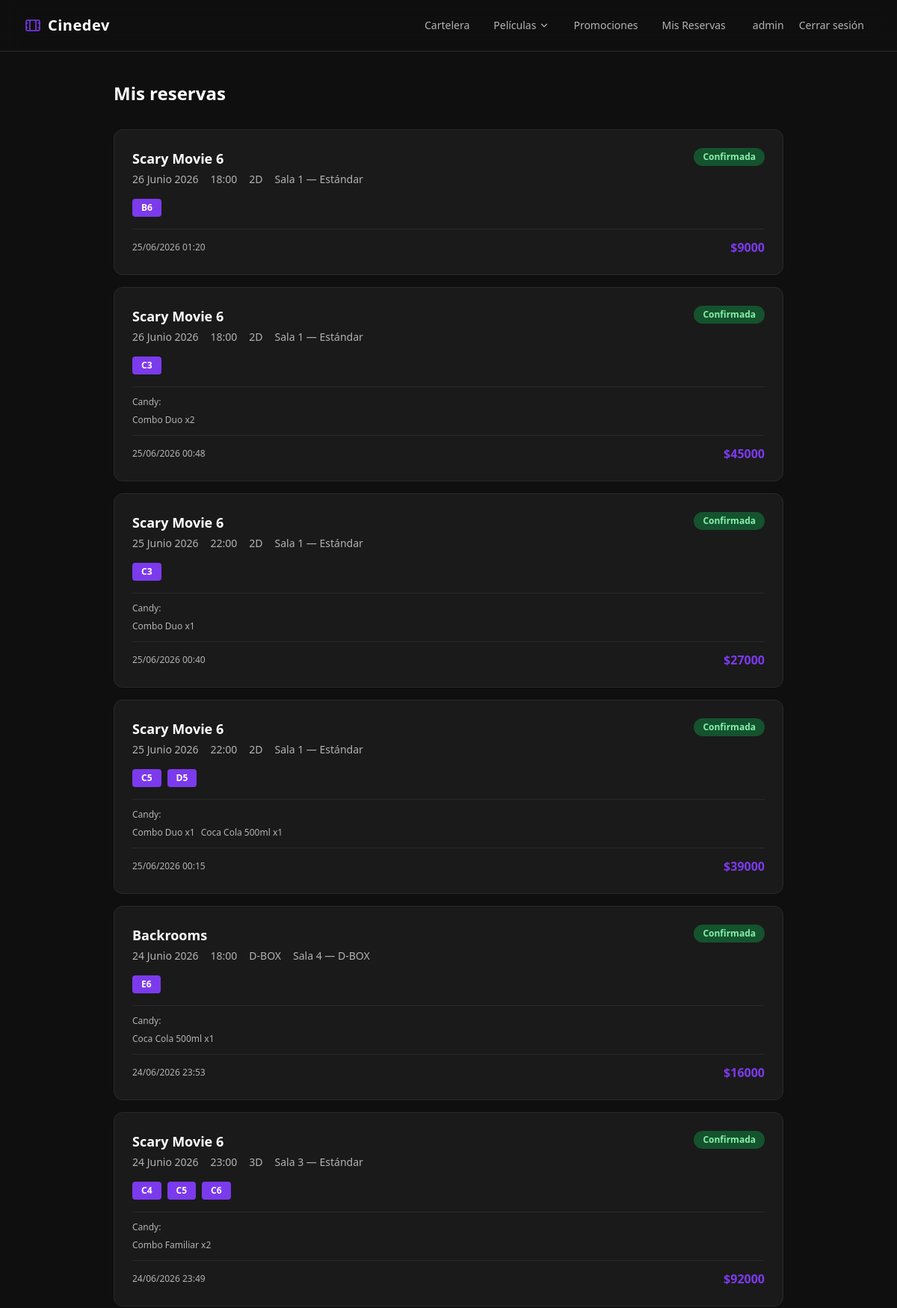
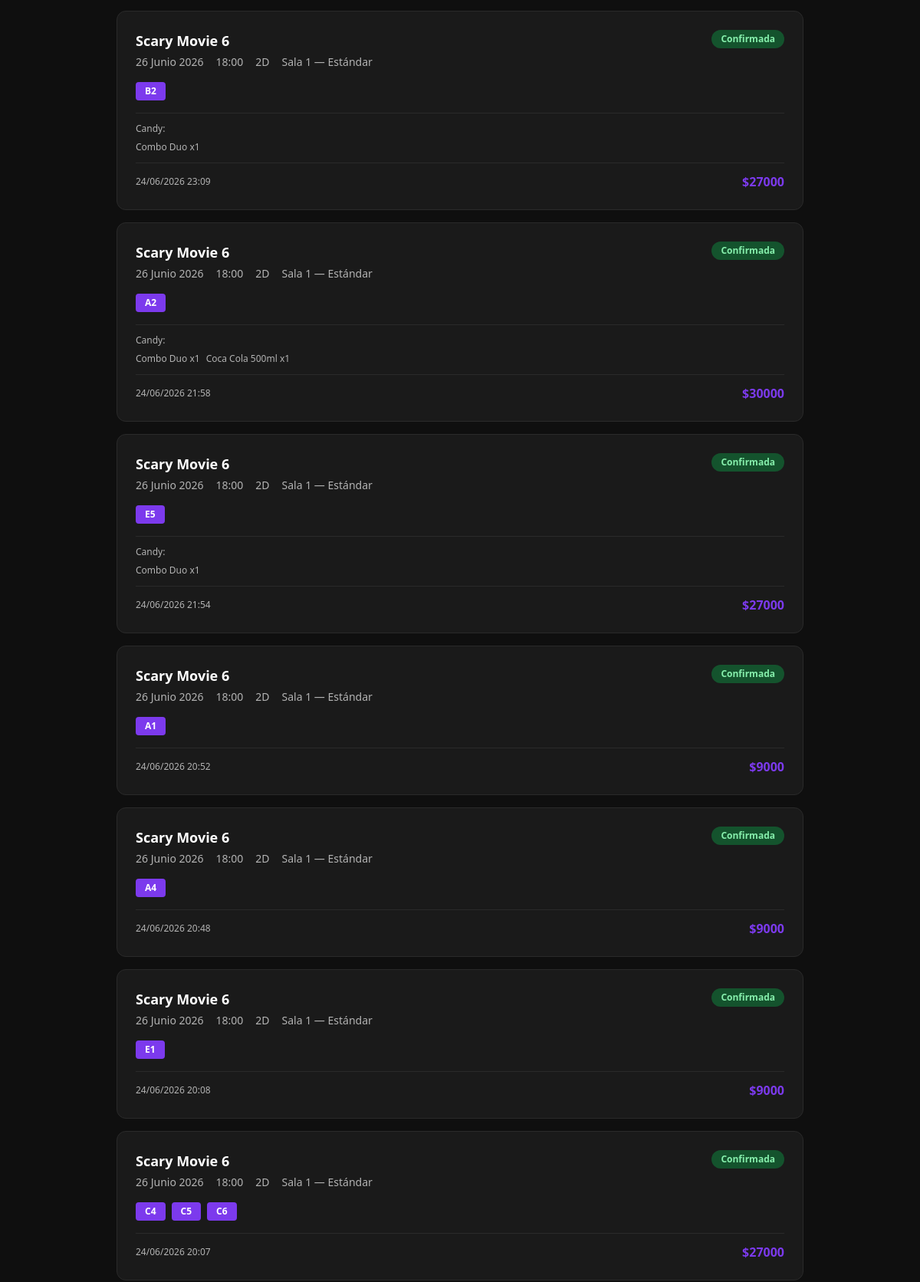
/reservas/mis-reservas/ (signed in, upper part), run on the app's committed database (2 pictures, top to bottom).
### usuarios/models.py (models this page shows, shortened)
class Usuario(AbstractUser):
    telefono = models.CharField(max_length=20, blank=True)
    fecha_nacimiento = models.DateField(null=True, blank=True)

### reservas/models.py (models this page shows, shortened)
class Reserva(models.Model):
    ESTADOS = [
        ('pendiente', 'Pendiente'),
        ('confirmada', 'Confirmada'),
        ('cancelada', 'Cancelada'),
    ]
    usuario = models.ForeignKey(settings.AUTH_USER_MODEL, on_delete=models.CASCADE, related_name='reservas')
    funcion = models.ForeignKey(Funcion, on_delete=models.CASCADE, related_name='reservas')
    cantidad_entradas = models.PositiveIntegerField(default=1)
    asientos = models.ManyToManyField(Asiento, blank=True)
    productos = models.ManyToManyField(Producto, through='ReservaProducto', blank=True)
    estado = models.CharField(max_length=20, choices=ESTADOS, default='pendiente')
    fecha_creacion = models.DateTimeField(auto_now_add=True)
    def total(self):
        total_entradas = self.funcion.precio * self.cantidad_entradas
        total_candy = sum(rp.producto.precio * rp.cantidad for rp in self.reservaproducto_set.all())
        return total_entradas + total_candy

class ReservaProducto(models.Model):
    reserva = models.ForeignKey(Reserva, on_delete=models.CASCADE)
    producto = models.ForeignKey(Producto, on_delete=models.CASCADE)
    cantidad = models.PositiveIntegerField(default=1)

### funciones/models.py (models this page shows, shortened)
class Funcion(models.Model):
    FORMATOS = [
        ('2d', '2D'),
        ('3d', '3D'),
        ('4d', '4D'),
        ('imax', 'IMAX'),
        ('dbox', 'D-BOX'),
    ]
    pelicula = models.ForeignKey(Pelicula, on_delete=models.CASCADE, related_name='funciones')
    sala = models.ForeignKey(Sala, on_delete=models.CASCADE, related_name='funciones')
    formato = models.CharField(max_length=10, choices=FORMATOS, default='2d')
    fecha = models.DateField()
    hora = models.TimeField()
    precio = models.PositiveIntegerField()
    class Meta:
        ordering = ['fecha', 'hora']

### peliculas/models.py (models this page shows, shortened)
class Pelicula(models.Model):
    GENEROS = [
        ('accion', 'Acción'),
        ('comedia', 'Comedia'),
        ('drama', 'Drama'),
        ('terror', 'Terror'),
        ('animacion', 'Animación'),
        ('ciencia_ficcion', 'Ciencia Ficción'),
    ]
    FORMATOS = [
        ('2d', '2D'),
        ('3d', '3D'),
        ('4d', '4D'),
        ('imax', 'IMAX'),
        ('dbox', 'D-BOX'),
    ]
    titulo = models.CharField(max_length=200)
    genero = models.CharField(max_length=50, choices=GENEROS)
    duracion = models.PositiveIntegerField(help_text='Duración en minutos')
    sinopsis = models.TextField()
    imagen = models.ImageField(upload_to='peliculas/')
    trailer_url = models.URLField(blank=True)
    en_cartelera = models.BooleanField(default=True)
    fecha_estreno = models.DateField()
    formatos = MultiSelectField(choices=FORMATOS, blank=True)

### salas/models.py (models this page shows, shortened)
class Sala(models.Model):
    TIPOS = [
        ('estandar', 'Estándar'),
        ('4d', '4D'),
        ('imax', 'IMAX'),
        ('dbox', 'D-BOX'),
        ('premium', 'Premium'),
    ]
    numero = models.PositiveIntegerField(unique=True)
    nombre = models.CharField(max_length=100, blank=True, help_text='Ej: Sala IMAX 1')
    tipo = models.CharField(max_length=50, choices=TIPOS, default='estandar')
    capacidad = models.PositiveIntegerField(editable=False, default=0)
    filas = models.PositiveIntegerField(default=5)
    columnas = models.PositiveIntegerField(default=10)
    def __str__(self):
        return f'Sala {self.numero} — {self.get_tipo_display()}'

class Asiento(models.Model):
    sala = models.ForeignKey(Sala, on_delete=models.CASCADE, related_name='asientos')
    fila = models.CharField(max_length=5, help_text='Ej: A, B, C')
    numero = models.PositiveIntegerField()
    class Meta:
        unique_together = ('sala', 'fila', 'numero')
        ordering = ['fila', 'numero']

### candy/models.py (models this page shows, shortened)
class Producto(models.Model):
    CATEGORIAS = [
        ('pochoclos', 'Pochoclos'),
        ('bebidas', 'Bebidas'),
        ('combos', 'Combos'),
        ('golosinas', 'Golosinas'),
        ('otros', 'Otros'),
    ]
    nombre = models.CharField(max_length=200)
    descripcion = models.TextField(blank=True)
    categoria = models.CharField(max_length=50, choices=CATEGORIAS)
    precio = models.PositiveIntegerField()
    imagen = models.ImageField(upload_to='candy/', blank=True)
    en_stock = models.BooleanField(default=True)

### reservas/views.py (the view)
# urls.py: path('mis-reservas/', views.mis_reservas, name='mis_reservas'),
@login_required
def mis_reservas(request):
    reservas = Reserva.objects.filter(usuario=request.user).order_by('-fecha_creacion')
    return render(request, 'reservas/mis_reservas.html', {'reservas': reservas})

### config/context_processors.py (called while the page is built)
def year_context(request):
    return {'year': datetime.now().year}

def cine_context(request):
    return {
        'nombre_cine': 'Cinedev',
        'peliculas_cartelera': Pelicula.objects.filter(en_cartelera=True)[:5],
    }

### templates/reservas/mis_reservas.html (shortened to what this page needs)
{% extends 'base.html' %}
{% block contenido %}
<div class="max-w-4xl mx-auto">
    <h1 class="text-texto font-semibold text-2xl mb-8">Mis reservas</h1>
    {% if reservas %}
    {% for reserva in reservas %}
    <div class="bg-card border border-borde rounded-xl p-6 mb-4 hover:border-primary transition-colors">
        <div class="flex items-start justify-between mb-4">
            <div>
                <h2 class="text-texto font-semibold text-lg">{{ reserva.funcion.pelicula.titulo }}</h2>
                <div class="flex gap-4 text-texto-sec text-sm mt-1">
                    <span>{{ reserva.funcion.fecha }}</span>
                    <span>{{ reserva.funcion.hora|time:"H:i" }}</span>
                    <span>{{ reserva.funcion.get_formato_display }}</span>
                    <span>{{ reserva.funcion.sala }}</span>
                </div>
            </div>
            <span class="text-xs font-semibold px-3 py-1 rounded-full
                    {% if reserva.estado == 'confirmada' %}bg-green-900 text-green-300
                    {% elif reserva.estado == 'pendiente' %}bg-yellow-900 text-yellow-300
                    {% else %}bg-red-900 text-red-300{% endif %}">
                {{ reserva.get_estado_display }}
            </span>
        </div>
        <div class="flex flex-wrap gap-2 mb-4">
            {% for asiento in reserva.asientos.all %}
            <span class="bg-primary text-texto text-xs font-semibold px-3 py-1 rounded">
                {{ asiento.fila }}{{ asiento.numero }}
            </span>
            {% endfor %}
        </div>
        {% if reserva.reservaproducto_set.all %}
        <div class="border-t border-borde pt-3 mb-3">
            <p class="text-texto-sec text-xs mb-2">Candy:</p>
            <div class="flex flex-wrap gap-2">
                {% for rp in reserva.reservaproducto_set.all %}
                <span class="text-texto-sec text-xs">{{ rp.producto.nombre }} x{{ rp.cantidad }}</span>
                {% endfor %}
            </div>
        </div>
        {% endif %}
        <div class="flex justify-between items-center border-t border-borde pt-3">
            <span class="text-texto-sec text-xs">{{ reserva.fecha_creacion|date:"d/m/Y H:i" }}</span>
            <span class="text-primary font-semibold">${{ reserva.total }}</span>
        </div>
    </div>
    {% endfor %}
    {% endif %}
</div>
{% endblock %}

### templates/base.html (shortened to what this page needs)
<!DOCTYPE html>
<html lang="es">
<head>
    <script src="https://cdn.tailwindcss.com"></script>
</head>
<body class="bg-background text-texto min-h-screen">
    <nav
        class="sticky top-0 z-50 bg-background/80 backdrop-blur-md border-b border-borde px-8 py-4 flex items-center justify-between">
        <a href="{% url 'home' %}" class="flex items-center gap-2 group">
            <span
                class="text-texto font-semibold text-xl tracking-wide group-hover:text-primary-hover transition-colors">
                {{ nombre_cine }}
            </span>
        </a>
        <div class="hidden peer-checked:flex md:flex flex-col md:flex-row gap-1 md:gap-2 text-sm text-texto-sec items-stretch md:items-center
                    absolute md:relative top-full left-0 right-0 md:top-auto bg-background md:bg-transparent
                    border-b md:border-0 border-borde px-8 md:px-0 py-4 md:py-0">
            <a href="{% url 'home' %}" class="relative px-3 py-2 rounded-md hover:text-texto hover:bg-card md:hover:bg-transparent transition-colors
                    after:absolute after:left-3 after:right-3 after:-bottom-0.5 after:h-px after:bg-primary
                    after:scale-x-0 after:transition-transform after:origin-left hover:after:scale-x-100">
                Cartelera
            </a>
            <div class="relative group">
                <span
                    class="flex items-center gap-1 px-3 py-2 rounded-md hover:text-texto hover:bg-card md:hover:bg-transparent transition-colors cursor-pointer">
                    Películas
                    <svg class="w-3.5 h-3.5 transition-transform duration-200 group-hover:rotate-180"
                        viewBox="0 0 24 24" fill="none" stroke="currentColor" stroke-width="2">
                        <path d="M6 9l6 6 6-6" stroke-linecap="round" stroke-linejoin="round" />
                    </svg>
                </span>
            </div>
            <a href="{% url 'listado_promociones' %}" class="relative px-3 py-2 rounded-md hover:text-texto hover:bg-card md:hover:bg-transparent transition-colors
                after:absolute after:left-3 after:right-3 after:-bottom-0.5 after:h-px after:bg-primary
                after:scale-x-0 after:transition-transform after:origin-left hover:after:scale-x-100">
                Promociones
            </a>
            <a href="{% url 'mis_reservas' %}" class="relative px-3 py-2 rounded-md hover:text-texto hover:bg-card md:hover:bg-transparent transition-colors
                after:absolute after:left-3 after:right-3 after:-bottom-0.5 after:h-px after:bg-primary
                after:scale-x-0 after:transition-transform after:origin-left hover:after:scale-x-100">
                Mis Reservas
            </a>
            <div class="flex items-center gap-2 md:ml-4">
                {% if user.is_authenticated %}
                <span class="text-texto-sec text-sm">{{ user.username }}</span>
                <form method="post" action="{% url 'logout' %}">
                    <button type="submit"
                        class="px-3 py-2 rounded-md text-sm text-texto-sec hover:text-texto hover:bg-card transition-colors">
                        Cerrar sesión
                    </button>
                </form>
                {% else %}
                <a href="{% url 'login' %}"
                    class="px-4 py-2 rounded-md text-sm font-semibold bg-primary hover:bg-primary-hover text-texto transition-colors">
                    Iniciar Sesión
                </a>
                {% endif %}
            </div>
        </div>
    </nav>
    <main class="max-w-6xl mx-auto px-6 py-10">
        {% block contenido %}{% endblock %}
    </main>
</body>
</html>

### data on the page
Usuario: username "admin"
Reserva: funcion.pelicula.titulo "Scary Movie 6", funcion.fecha "26 Junio 2026", funcion.hora "18:00", funcion.formato "2D", funcion.sala "Sala 1 — Estándar", estado "Confirmada", fecha_creacion "25/06/2026 01:20", total "9000"
Asiento: fila "B", numero "6"
Reserva: funcion.pelicula.titulo "Scary Movie 6", funcion.fecha "26 Junio 2026", funcion.hora "18:00", funcion.formato "2D", funcion.sala "Sala 1 — Estándar", estado "Confirmada", fecha_creacion "25/06/2026 00:48", total "45000"
Asiento: fila "C", numero "3"
ReservaProducto: producto.nombre "Combo Duo", cantidad "2"
Reserva: funcion.pelicula.titulo "Scary Movie 6", funcion.fecha "25 Junio 2026", funcion.hora "22:00", funcion.formato "2D", funcion.sala "Sala 1 — Estándar", estado "Confirmada", fecha_creacion "25/06/2026 00:40", total "27000"
ReservaProducto: producto.nombre "Combo Duo", cantidad "1"
Reserva: funcion.pelicula.titulo "Scary Movie 6", funcion.fecha "25 Junio 2026", funcion.hora "22:00", funcion.formato "2D", funcion.sala "Sala 1 — Estándar", estado "Confirmada", fecha_creacion "25/06/2026 00:15", total "39000"
Asiento: fila "C", numero "5"
Asiento: fila "D", numero "5"
ReservaProducto: producto.nombre "Combo Duo", cantidad "1"
ReservaProducto: producto.nombre "Coca Cola 500ml", cantidad "1"
Reserva: funcion.pelicula.titulo "Backrooms", funcion.fecha "24 Junio 2026", funcion.hora "18:00", funcion.formato "D-BOX", funcion.sala "Sala 4 — D-BOX", estado "Confirmada", fecha_creacion "24/06/2026 23:53", total "16000"
Asiento: fila "E", numero "6"
ReservaProducto: producto.nombre "Coca Cola 500ml", cantidad "1"
Reserva: funcion.pelicula.titulo "Scary Movie 6", funcion.fecha "24 Junio 2026", funcion.hora "23:00", funcion.formato "3D", funcion.sala "Sala 3 — Estándar", estado "Confirmada", fecha_creacion "24/06/2026 23:49", total "92000"
Asiento: fila "C", numero "4"
Asiento: fila "C", numero "5"
Asiento: fila "C", numero "6"
ReservaProducto: producto.nombre "Combo Familiar", cantidad "2"
Reserva: funcion.pelicula.titulo "Scary Movie 6", funcion.fecha "26 Junio 2026", funcion.hora "18:00", funcion.formato "2D", funcion.sala "Sala 1 — Estándar", estado "Confirmada", fecha_creacion "24/06/2026 23:09", total "27000"
Asiento: fila "B", numero "2"
ReservaProducto: producto.nombre "Combo Duo", cantidad "1"
Reserva: funcion.pelicula.titulo "Scary Movie 6", funcion.fecha "26 Junio 2026", funcion.hora "18:00", funcion.formato "2D", funcion.sala "Sala 1 — Estándar", estado "Confirmada", fecha_creacion "24/06/2026 21:58", total "30000"
Asiento: fila "A", numero "2"
ReservaProducto: producto.nombre "Combo Duo", cantidad "1"
ReservaProducto: producto.nombre "Coca Cola 500ml", cantidad "1"
Reserva: funcion.pelicula.titulo "Scary Movie 6", funcion.fecha "26 Junio 2026", funcion.hora "18:00", funcion.formato "2D", funcion.sala "Sala 1 — Estándar", estado "Confirmada", fecha_creacion "24/06/2026 21:54", total "27000"
Asiento: fila "E", numero "5"
ReservaProducto: producto.nombre "Combo Duo", cantidad "1"
Reserva: funcion.pelicula.titulo "Scary Movie 6", funcion.fecha "26 Junio 2026", funcion.hora "18:00", funcion.formato "2D", funcion.sala "Sala 1 — Estándar", estado "Confirmada", fecha_creacion "24/06/2026 20:52", total "9000"
Asiento: fila "A", numero "1"
Reserva: funcion.pelicula.titulo "Scary Movie 6", funcion.fecha "26 Junio 2026", funcion.hora "18:00", funcion.formato "2D", funcion.sala "Sala 1 — Estándar", estado "Confirmada", fecha_creacion "24/06/2026 20:48", total "9000"
Asiento: fila "A", numero "4"
Reserva: funcion.pelicula.titulo "Scary Movie 6", funcion.fecha "26 Junio 2026", funcion.hora "18:00", funcion.formato "2D", funcion.sala "Sala 1 — Estándar", estado "Confirmada", fecha_creacion "24/06/2026 20:08", total "9000"
Asiento: fila "E", numero "1"
Reserva: funcion.pelicula.titulo "Scary Movie 6", funcion.fecha "26 Junio 2026", funcion.hora "18:00", funcion.formato "2D", funcion.sala "Sala 1 — Estándar", estado "Confirmada", fecha_creacion "24/06/2026 20:07", total "27000"
Asiento: fila "C", numero "4"
Asiento: fila "C", numero "6"

### other printed values
{{ nombre_cine }} "Cinedev"
